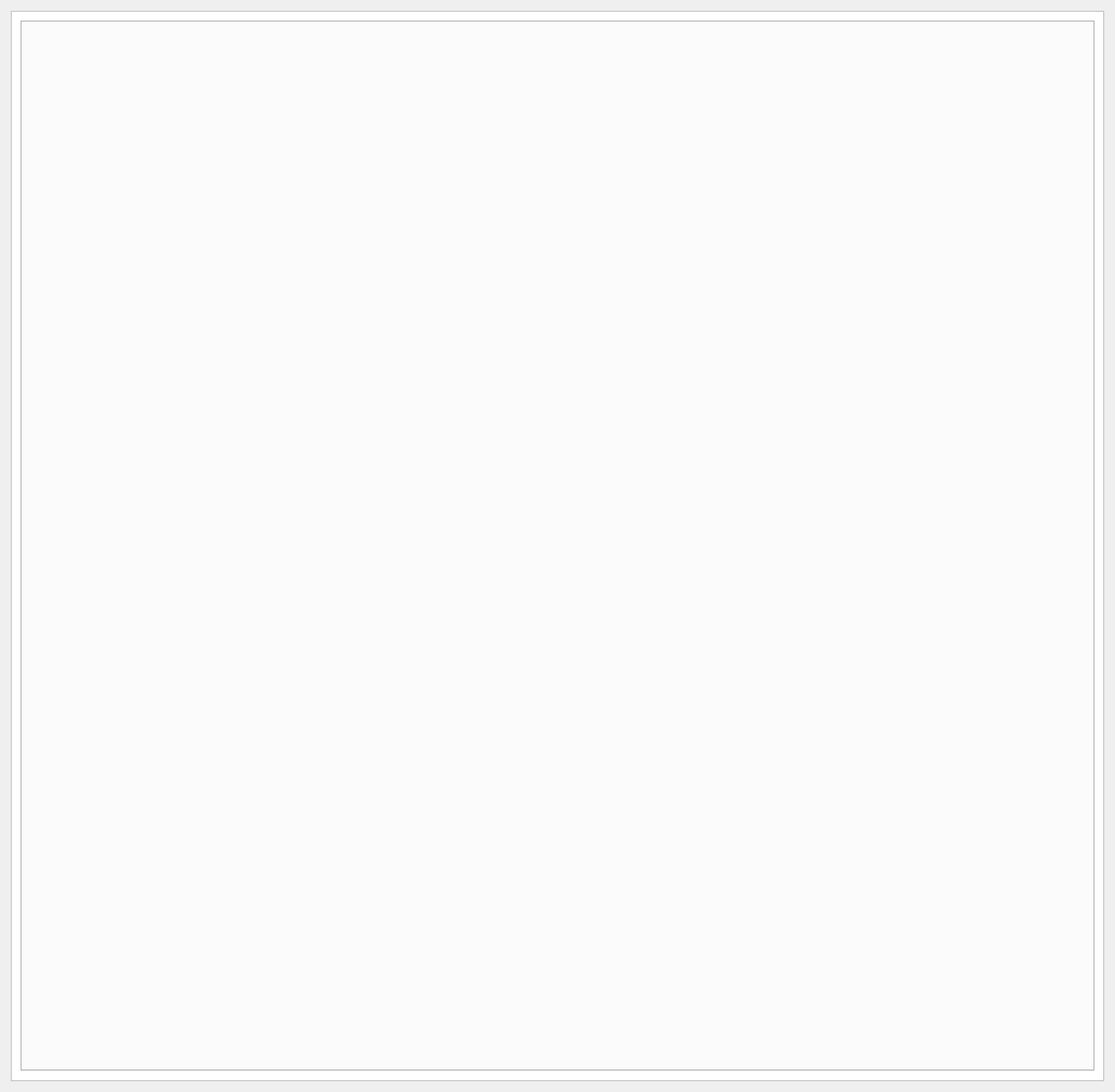
<?xml version="1.0" encoding="UTF-8"?>
<ui version="4.0">
 <class>Form_myMainWidget</class>
 <widget class="QWidget" name="Form_myMainWidget">
  <property name="geometry">
   <rect>
    <x>0</x>
    <y>0</y>
    <width>1140</width>
    <height>1116</height>
   </rect>
  </property>
  <property name="sizePolicy">
   <sizepolicy hsizetype="Fixed" vsizetype="Fixed">
    <horstretch>0</horstretch>
    <verstretch>0</verstretch>
   </sizepolicy>
  </property>
  <property name="minimumSize">
   <size>
    <width>1140</width>
    <height>1116</height>
   </size>
  </property>
  <property name="windowTitle">
   <string>Form</string>
  </property>
  <layout class="QGridLayout" name="gridLayout_3">
   <item row="0" column="0">
    <widget class="QFrame" name="theMainFrame">
     <property name="palette">
      <palette>
       <active>
        <colorrole role="Base">
         <brush brushstyle="SolidPattern">
          <color alpha="255">
           <red>255</red>
           <green>255</green>
           <blue>255</blue>
          </color>
         </brush>
        </colorrole>
        <colorrole role="Window">
         <brush brushstyle="SolidPattern">
          <color alpha="255">
           <red>255</red>
           <green>255</green>
           <blue>255</blue>
          </color>
         </brush>
        </colorrole>
       </active>
       <inactive>
        <colorrole role="Base">
         <brush brushstyle="SolidPattern">
          <color alpha="255">
           <red>255</red>
           <green>255</green>
           <blue>255</blue>
          </color>
         </brush>
        </colorrole>
        <colorrole role="Window">
         <brush brushstyle="SolidPattern">
          <color alpha="255">
           <red>255</red>
           <green>255</green>
           <blue>255</blue>
          </color>
         </brush>
        </colorrole>
       </inactive>
       <disabled>
        <colorrole role="Base">
         <brush brushstyle="SolidPattern">
          <color alpha="255">
           <red>255</red>
           <green>255</green>
           <blue>255</blue>
          </color>
         </brush>
        </colorrole>
        <colorrole role="Window">
         <brush brushstyle="SolidPattern">
          <color alpha="255">
           <red>255</red>
           <green>255</green>
           <blue>255</blue>
          </color>
         </brush>
        </colorrole>
       </disabled>
      </palette>
     </property>
     <property name="autoFillBackground">
      <bool>true</bool>
     </property>
     <property name="frameShape">
      <enum>QFrame::StyledPanel</enum>
     </property>
     <property name="frameShadow">
      <enum>QFrame::Raised</enum>
     </property>
     <layout class="QHBoxLayout" name="horizontalLayout">
      <item>
       <widget class="QTabWidget" name="tabWidget">
        <property name="currentIndex">
         <number>-1</number>
        </property>
       </widget>
      </item>
     </layout>
    </widget>
   </item>
  </layout>
 </widget>
 <resources>
  <include location="jvxHoaSimplex.qrc"/>
 </resources>
 <connections/>
 <slots>
  <slot>automaticSteeringToggled(bool)</slot>
  <slot>bypassToggled(bool)</slot>
 </slots>
</ui>
